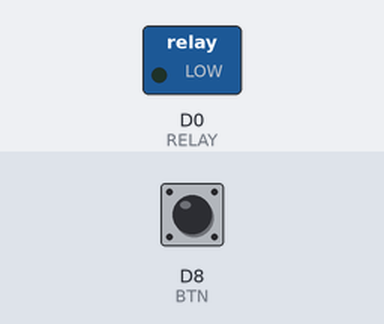
The sketch below on a simulated ESP8266 (NodeMCU). Shown: switched loads named in the sketch (green lamp = pin HIGH). Inputs (shaded band) come from the test bench; at power-on: D8 (BTN) LOW.

Above: at 1.2 s.
1.3 s: D8 (BTN) pulled HIGH for 0.15 s
At 1.42 s:
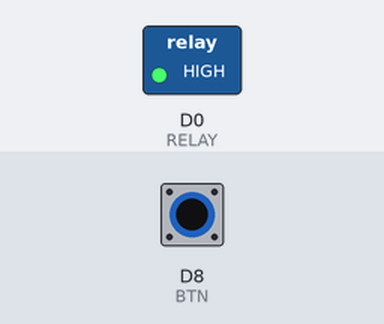
3.0 s: D8 (BTN) pulled HIGH for 3.2 s
At 7.6 s:
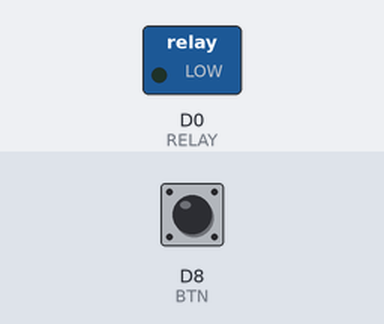
Timing chart, 0 to 9.1 s (numbered marks = the images above; inputs shaded):
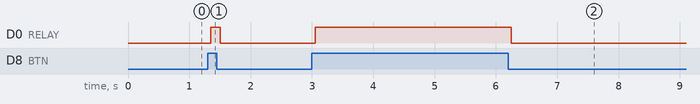

The sketch:

RELAY.ino
```cpp
//PRUEBA 11 CON NODEMCU
//Activación y desactivación de relevador
#define RELAY D0
#define BTN D8

void setup(){
  pinMode(RELAY,OUTPUT);digitalWrite(RELAY,LOW);
  pinMode(BTN,INPUT);
}

bool value=false;

void loop() {
  value = digitalRead(BTN);delay(50);
  if(value == true)
    digitalWrite(RELAY,HIGH);
  else
    digitalWrite(RELAY,LOW);
}
```

Measured:
- after the input at 1.3 s, D0 (RELAY): LOW → HIGH after 0.05 s, → LOW 0.15 s later
- after the input at 3.0 s, D0 (RELAY): LOW → HIGH after 0.05 s, → LOW 3.2 s later
